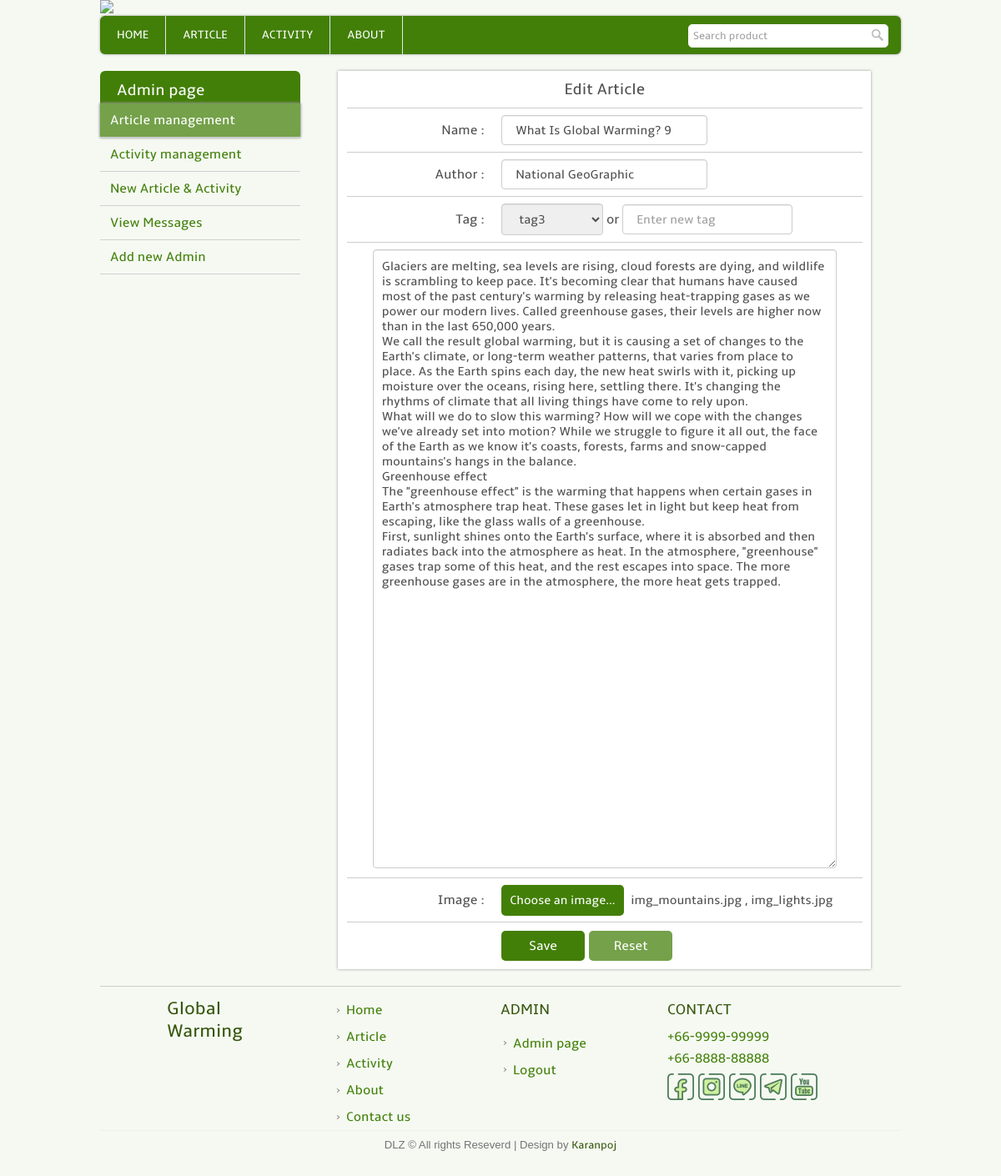
The page /admin_edit_art.php?edit_id=10 (signed in) on the database its author committed.
### tables this page shows
CREATE TABLE `article` (
  `article_id` int(11) NOT NULL,
  `tag_id` int(11) NOT NULL,
  `article_name` varchar(255) NOT NULL,
  `art_author` varchar(255) NOT NULL,
  `article_time` datetime NOT NULL,
  `article_text` text NOT NULL,
  `article_imgs` text NOT NULL,
  `visitor_art` int(11) NOT NULL DEFAULT '0'
);

### template.class.php (called while the page is built, shortened)
<?php
    class Template {
        protected $file;
        protected $values = array();
        public function __construct($file) {
            $this->file = $file;
        }
        public function set($key, $value) {
            $this->values[$key] = $value;
        }
        public function output() {
            $output = file_get_contents($this->file);
            foreach ($this->values as $key => $value) {
            	$tagToReplace = "[@$key]";
            	$output = str_replace($tagToReplace, $value, $output);
            }
            return $output;
        }
    }
?>

### admin_edit_art.php (the view, shortened to what this page needs)
<?php
	require_once('connect.php');
	include("template.class.php");
	if(!isset($_SESSION['adminname']))
	{
		$user_login = false;
		$layout_header = new Template("layout_header.tpl");
		$layout_footer = new Template("layout_footer.tpl");
	}
	else{
		$layout_header = new Template("layout_header_admin.tpl");
		$layout_footer = new Template("layout_footer_admin.tpl");
	}
	$layout_header->set('title','Admin page : Global warming website');
	echo $layout_header->output();
?>
<div class="admin_full">
	<div class="admin_left">
		<table class="admin_menu">
			<tr>
				<th>
					Admin page
				</th>
			</tr>
			<tr>
				<td class="active">
					<a href="admin.php">Article management</a>
				</td>
			</tr>
			<tr>
				<td>
					<a href="admin_activity.php">Activity management</a>
				</td>
			</tr>
			<tr>
				<td>
					<a href="admin_addpost.php">New Article & Activity</a>
				</td>
			</tr>
			<tr>
				<td>
					<a href="admin_messages.php">View Messages</a>
				</td>
			</tr>
			<tr>
				<td>
					<a href="admin_newadmin.php">Add new Admin</a>
				</td>
			</tr>
		</table>
	</div>
<?php
	$q = "select * from article where article_id = ".$_GET['edit_id'];
	$result = $mysqli -> query($q);
	$row=$result->fetch_array();
?>
	<div class="admin_right">
		<div class="post_form">
			<h3>Edit Article</h3>
			<form method="post" action="admin_save_art.php" enctype="multipart/form-data">
				<table class="add_post_tb">
					<tr>
						<td>
							Name :
						</td>
						<td>
							<input type="text" placeholder="Enter article`s name" name="art_name" value="<?php echo $row['article_name']; ?>" required>
						</td>
						<td></td>
					</tr>
					<tr>
						<td>
							Author :
						</td>
						<td>
							<input type="text" placeholder="Enter Author's name" name="art_author" value="<?php echo $row['art_author']; ?>" required>
						</td>
						<td></td>
					</tr>
					<tr>
						<td>
							Tag :
						</td>
						<td colspan="2">
							<select class="input_select" name="art_tag">
<?php
									$q2 = "SELECT * FROM tags";
									$result2 = $mysqli -> query($q2);
									while($row2=$result2->fetch_array()){
										if($row['tag_id'] == $row2['tag_id']){
											echo "<option value='".$row2['tag_id']."' selected>".$row2['tag_name']."</option>";
										}else{
											echo "<option value='".$row2['tag_id']."'>".$row2['tag_name']."</option>";
										}
									}
?>
							</select> or
							<input type="text" placeholder="Enter new tag" name="new_tag" style="max-width: 204px;">
						</td>
					</tr>
					<tr>
						<td colspan="3" style="text-align: center;padding: 0px;">
<?php
							$text = str_replace("\'", "'", $row['article_text']);
?>
							<textarea name="article_text" rows="40" required><?php echo $text; ?></textarea>
						</td>
					</tr>
					<tr>
						<td style="padding: 18px 20px 18px 0px;">
							Image :
						</td>
						<td colspan="2">
							<label class="filecon">
								<strong>Choose an image...</strong>
							</label>
<?php
							$text2 = str_replace("?#", " , ", $row['article_imgs']);
?>
							<div id="file_show" style="font-size: 15px;padding: 3px 0 0 155px"><?php echo $text2; ?></div>
    					</td>
					</tr>
					<tr>
						<td>
						</td>
						<td colspan="2">
    						<div class="post_form_bt">
      							<button type="submit" class="addbt" name="submit" value="Add">Save</button>
      							<button type="reset"  class="cancelbtn">Reset</button>
    						</div>
    					</td>
					</tr>
				</table>
			</form>
		</div>
	</div>
</div>
<?php
	echo $layout_footer->output();
?>

### css/w3.css (style rules this page uses)
*,*:before,*:after { box-sizing:inherit }
html { -ms-text-size-adjust:100%;-webkit-text-size-adjust:100% }
body { margin:0 }
a { background-color:transparent;-webkit-text-decoration-skip:objects }
img { border-style:none }
button,input,select,textarea { font:inherit;margin:0 }
button,input { overflow:visible }
button,select { text-transform:none }
button,html [type=button],[type=reset],[type=submit] { -webkit-appearance:button }
textarea { overflow:auto }
html,body { font-family:Verdana,sans-serif;font-size:15px;line-height:1.5 }
html { overflow-x:hidden }
h2 { font-size:30px }
h3 { font-size:24px }
h4 { font-size:20px }
h1,h2,h3,h4,h5,h6 { font-family:"Segoe UI",Arial,sans-serif;font-weight:400;margin:10px 0 }
img { margin-bottom:-5px }
a { color:inherit }

### rows shown on the page
article: art_name "What Is Global Warming? 9", art_author "National GeoGraphic", article_text "Glaciers are melting, sea levels are rising, cloud forests are dying, and wildlife is scrambling to keep pace. It's becoming clear that humans have caused most of the past century's warming by releasing heat-trapping gases as we power our modern lives. Called greenhouse gases, their levels are higher now than in the last 650,000 years. We call the result global warming, but it is causing a set of changes to the Earth's climate, or long-term weather patterns, that varies from place to place. As the Earth spins each day, the new heat swirls with it, picking up moisture over the oceans, rising here, settling there. It's changing the rhythms of climate that all living things have come to rely…", article_imgs "img_mountains.jpg , img_lights.jpg"

### other values the page prints
$layout_footer->output() "Global Warming Home Article Activity About Contact us ADMIN Admin page Logout CONTACT +66-9999-99999 +66-8888-88888 DLZ © All rights Reseverd | Design by Karanpoj"
form field art_tag "tag3"
